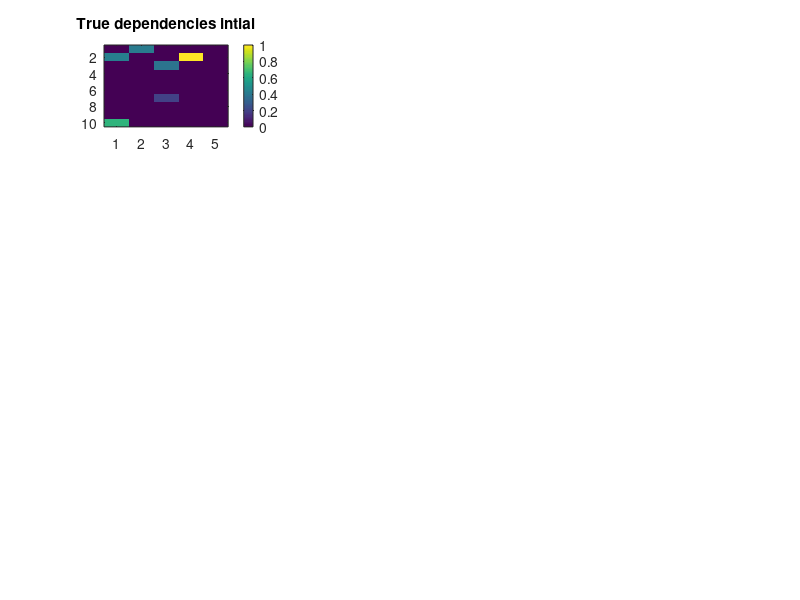

The MATLAB source for this figure: (Note: this script raises an error after producing the figure.)
% Dictionary based NL-TISO is implemented in this code. This implementation
% builds dictionary based on the simalarity measured using kernal
% functions. The length of the dictionary is not fixed in this
% implementation.

% Comment#2 to test git branch
clc
clear all
close all
% filename = './data/sytem20.mat';
% Data_struct = load(filename,'-mat');
% M_x=Data_struct.m_X;
noOfNodes        = 5;
filtOrder        = 2;
T=1;
noOfObservations = 3000
D=30;
order=2;
gamma_RF=1e-3;
gamma_NLTISO=1e-1;
lamda1=10/10;
lamda2=100/10;
edge_probability=.1;
kernal_forget(1)=.9;
for ii=2:noOfObservations
    kernal_forget(ii)= kernal_forget(ii-1)*kernal_forget(1);
end


    A=[];
    for i=1:order
        temp1=.1*rand(noOfNodes,noOfNodes).*(rand(noOfNodes,noOfNodes)<edge_probability);
        A=[A;temp1];
    end
    if all(A(:)==0)==1
            A=zeros(10,5);
        [len_A,bred_A]=size(A)
        ad_in=randi([1,len_A*bred_A],1,1);
         A(ad_in)=rand;
        ad_in=randi([1,len_A*bred_A],1,1);
        A(ad_in)=rand;
         ad_in=randi([1,len_A*bred_A],1,1);
        A(ad_in)=rand;
    end

%         A=zeros(10,5);
%         [len_A,bred_A]=size(A)
%         ad_in=randi([1,len_A*bred_A],1,1);
%          A(ad_in)=10+5*randn;
%         ad_in=randi([1,len_A*bred_A],1,1);
%         A(ad_in)=10+5*randn;
%          ad_in=randi([1,len_A*bred_A],1,1);
%         A(ad_in)=10+5*randn;
    A1=A/max(max(A));
    subplot(4,3,1)
    imagesc(A/max(A(:)))
    title('True dependencies intial')
    colorbar;
    alpha=.1*rand(noOfNodes,noOfObservations);
    y_initial=1*randn(noOfNodes ,1);
    y=[y_initial];
    Ksigma=10;
    gsigma=Ksigma;
    Gscale=(1/sqrt(2*pi)/Ksigma);
    gscale=Gscale;
    GausDenom=-1/2/Ksigma^2;
    T=20
    T_Beta=ones(order*noOfNodes,noOfNodes,noOfObservations);
    
    M_x=zeros(noOfNodes ,noOfObservations );
    M_x_optimal=zeros(noOfNodes ,noOfObservations );
    error_optimal=zeros(noOfNodes ,noOfObservations );
    M_x(:,1)=y_initial+.1*randn;
    for ii=2:order+T
        temp=A(1:noOfNodes ,:)*y_initial;
        M_x(:,ii)=temp+.1*rand;
        if ii==2990
         M_x(:,ii)=0;
        end
        y_initial= M_x(:,ii);
    end
    
    for ii=order+1+T:noOfObservations
        
        
        for k=1:noOfNodes
            temp=0;
            for m=1:order
                for l=1:noOfNodes
                    temp=temp+ A(noOfNodes *(m-1)+k,l)*exp(-1000*(M_x(l,1:ii-m-1)-M_x(l,ii-m)).^2/(10*gsigma*gsigma))*(reshape(T_Beta(noOfNodes *(m-1)+k,l,1:ii-m-1),[ii-m-1,1]).*kernal_forget(1:ii-m-1)');
                    
                end
            end
            M_x_optimal(k,ii)=temp;
            M_x(k,ii)=temp+.05*randn;
            error_optimal(k,ii)=M_x(k,ii)-M_x_optimal(k,ii);
            
        end
        
    end
    m_X=M_x;
    [n_row_mx,nTimeInstants]=size(m_X);
RFObj_tirso = RF_nltirso; % set tirso object up
RFObj_tirso.noOfNodes = 5;
RFObj_tirso.filtOrder = 2; % we can try a higher order later
RFObj_tirso.lambda    = 50/50;
RFObj_tirso.NoOfRF    =30;
RFObj_tirso.vsigma    =1;
  RFObj_tirso.forgettingFactor=.001;
 RFObj_tirso.h_stepsize= @(RF_ts)1/eigs(RF_ts.m_Phi,1);
RFObj_tirso.eta       =1000
RFState_in_tirso = RFObj_tirso.initialize( 10,m_X( :,1:RFObj_tirso.filtOrder)');
 for t = RFObj_tirso.filtOrder+1:nTimeInstants
    mtemp= m_X(:, t);
    RFState_in_tirso = RFObj_tirso.update(RFState_in_tirso, mtemp);
    if t==2000
        fffff=4;
    end
   %temp_eig(t)= RFState_in_tirso.eig_value_phi;
 end
  Psuedo_Adj=(sum(RFState_in_tirso.coeff.^2,4)).^0.5
        B=[Psuedo_Adj(:,:,2);Psuedo_Adj(:,:,1) ];
        figure
        imagesc(B/max(B(:)))
        tit=title('RF-NLTISO-Estimate at t= 2990');
%         colorbar;
       set(tit,'fontSize',24)
       ax=gca;
ax.XAxis.FontSize = 24;
ax.YAxis.FontSize = 24;
 c = colorbar;
w = c.LineWidth;
c.LineWidth = 1.5;
set(c,'fontSize',24);